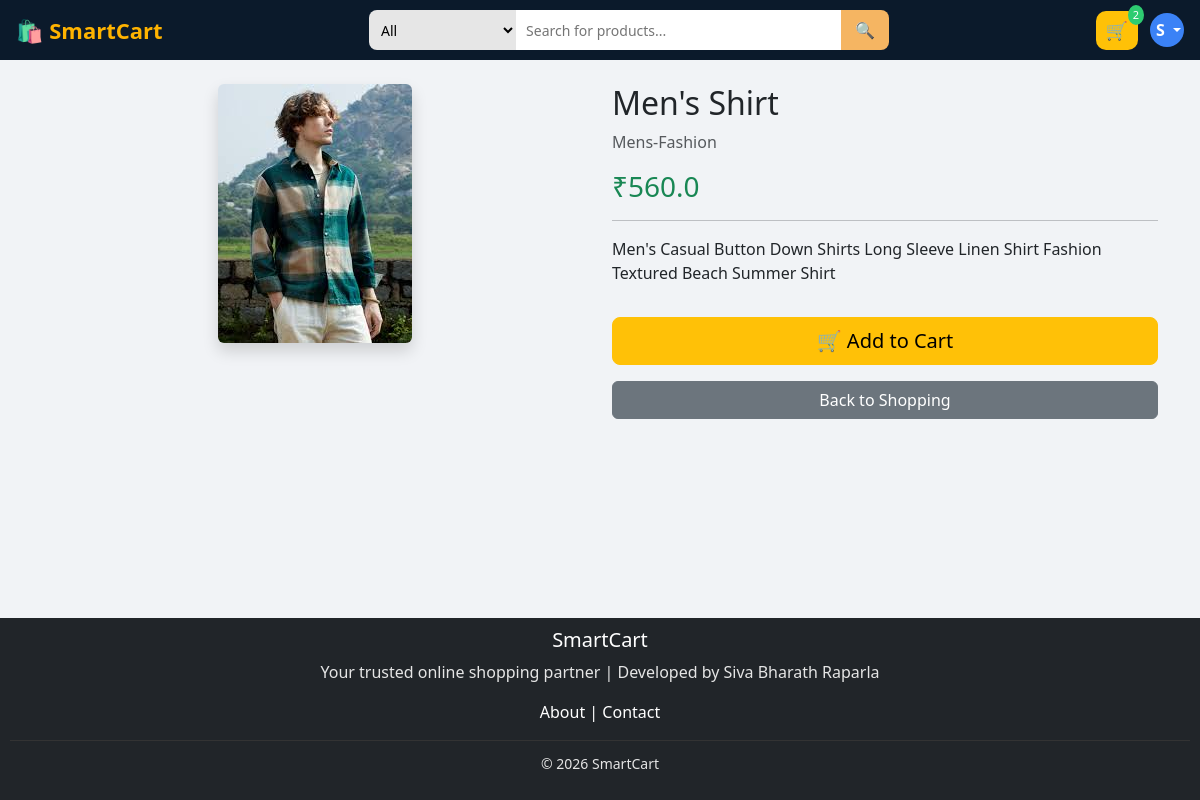
Page /product/3 (signed in) on the committed database.
### tables this page shows
CREATE TABLE products(
    product_id INTEGER PRIMARY KEY AUTOINCREMENT,
    name TEXT,
    description TEXT,
    category TEXT,
    price REAL,
    image TEXT,
    admin_id INTEGER NOT NULL,
    FOREIGN KEY (admin_id) REFERENCES admin(admin_id) ON DELETE CASCADE
);

### app.py (the view)
@app.route('/product/<int:product_id>')
def product_detail(product_id):
    if 'user_id' not in session:
        return redirect('/user-login')
    conn = get_db_connection()
    cursor = conn.cursor()
    cursor.execute("SELECT * FROM products WHERE product_id=?",(product_id,))
    product = cursor.fetchone()
    cursor.close()
    conn.close()
    return render_template('user/product_details.html',product=product)

### app.py (called while the page is built, shortened)
def get_db_connection():
    conn = sqlite3.connect(os.path.join(BASE_DIR, "smartcart.db"), timeout=20)
    conn.row_factory = sqlite3.Row
    conn.execute("PRAGMA foreign_keys = ON")
    conn.execute("PRAGMA journal_mode=WAL")
    return conn

@app.context_processor
def inject_admin():
    return dict(current_admin=None)

@app.context_processor
def cart_count():
    if 'user_id' not in session:
        return dict(cart_count=0)
    conn = get_db_connection()
    cursor = conn.cursor()
    cursor.execute("SELECT SUM(quantity) FROM cart WHERE user_id=?",(session['user_id'],))
    count = cursor.fetchone()[0] or 0
    cursor.close()
    conn.close()
    return dict(cart_count=count)

@app.context_processor
def global_categories():
    conn = get_db_connection()
    cursor = conn.cursor()
    cursor.execute("SELECT DISTINCT category FROM products")
    categories = cursor.fetchall()
    cursor.close()
    conn.close()
    return dict(categories=categories)

### templates/user/product_details.html
{% extends 'user/base.html' %}
{% block content %}
<div class="row mt-4">
    <div class="col-md-6 text-center">
        <img src="{{ url_for('static', filename='uploads/product_images/' + product.image) }}"
             class="img-fluid rounded shadow"
             style="max-height:420px;">
    </div>
    <div class="col-md-6">
        <h2>{{ product.name }}</h2>
        <p class="text-muted">{{ product.category }}</p>
        <h3 class="text-success">₹{{ product.price }}</h3>
        <hr>
        <p>
            {{ product.description }}
        </p>
        <form action="{{ url_for('add_to_cart', product_id=product.product_id) }}" method="POST">
            <button class="btn btn-warning btn-lg w-100 mt-3">
                🛒 Add to Cart
            </button>
        </form>
        <a href="/dashboard" class="btn btn-secondary mt-3 w-100">
            Back to Shopping
        </a>
    </div>
</div>
{% endblock %}

### static/css/user.css (style rules this page uses)
html, body { margin:0; padding:0; }
* { box-sizing: border-box; }
html, body { width: 100%; overflow-x: hidden; }
body { margin: 0; background: #f1f3f6; font-family: 'Segoe UI', sans-serif; }
a { text-decoration: none; }
img { max-width: 100%; height: auto; }
html, body { height:100%; }
.page-wrapper { min-height:100vh; display:flex; flex-direction:column; }

### rows in the picture
products: image (picture), name "Men's Shirt", category "Mens-Fashion", price "560.0", description "Men's Casual Button Down Shirts Long Sleeve Linen Shirt Fashion Textured Beach Summer Shirt"

### other values in the picture
{{ cart_count }} "2"
{{ session.get('user_name','U')[0] | upper }} "S"
